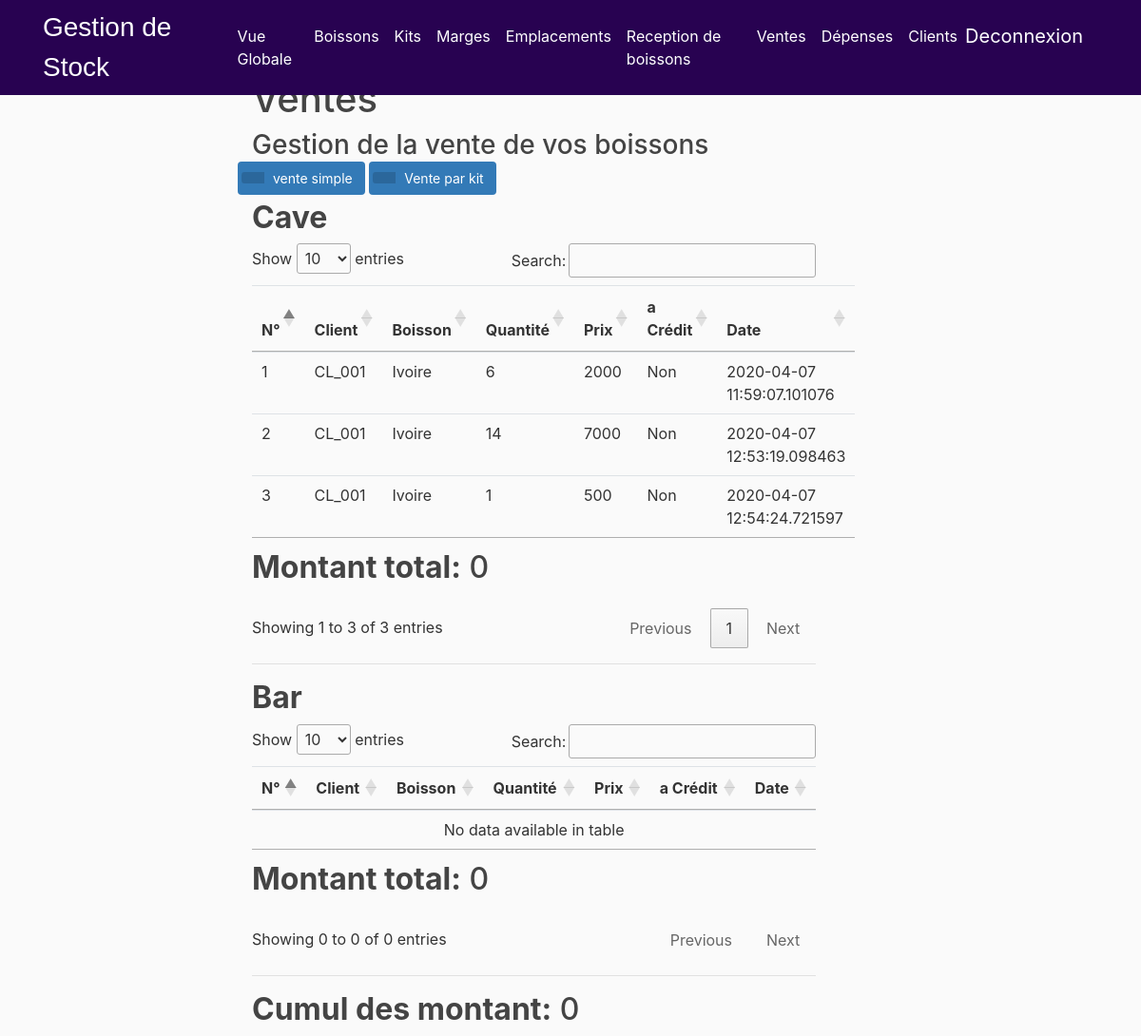
Page /Sell (signed in) on the committed database.
### flaskinventory/models.py (models this page shows, shortened)
class Sell(db.Model):
    db.__tablename__ = 'sell'
    id = db.Column(db.Integer, primary_key=True, nullable=False)
    qty = db.Column(db.Integer, nullable=False)
    price = db.Column(db.Integer, nullable=False)
    person_id = db.Column(db.Integer, db.ForeignKey('person.id'))
    person = relationship('Person', back_populates="sells")
    product_id = db.Column(db.Integer, db.ForeignKey('product.id'))
    product = relationship('Product')
    location_id = db.Column(db.Integer, db.ForeignKey('location.id'))
    location = relationship('Location', back_populates="sells")
    credit = db.Column(db.Boolean, nullable=False)
    date = db.Column(db.DateTime, default=datetime.utcnow)

class Person(db.Model):
    db.__tablename__ = 'person'
    id = db.Column(db.Integer, primary_key=True, nullable=False)
    name = db.Column(db.String(20), nullable=False)
    lastname = db.Column(db.String(20), nullable=True)
    phone = db.Column(db.String, nullable=True)
    code = db.Column(db.String, nullable=False)
    sells = relationship("Sell", back_populates="person")

class Product(db.Model):
    db.__tablename__ = 'product'
    id = db.Column(db.Integer, primary_key=True)
    price = db.Column(db.Integer)
    prod_name = db.Column(db.String(20), unique=True, nullable=False)
    loc_id = db.Column(db.Integer, db.ForeignKey('location.id'))
    location = relationship("Location",back_populates="products")
    margin = db.relationship("Margin", back_populates="product")
    kits = db.relationship("Kit", secondary=products_kits)
    stocks = db.relationship("Stock", back_populates="product")

### flaskinventory/routes.py (the view, shortened to what this page needs)
@app.route("/Sell", methods=['GET', 'POST'])
@login_required
def sell():
    form = sellproduct()
    eform = editsellproduct()
    kitform = sellkit()
    sells = Sell.query.all()
    v_cave = 0
    v_bar = 0
    prod_choices = []
    kits_choices = []
    location_choices = []
    person_choices = Person.query.with_entities(Person.id, Person.name).all()
    products = Product.query.all()
    locations = db.session.query(Location).filter(Location.loc_name != "Principal")
    kits = Kit.query.all()
    for n in products:
        t = (n.id, n.prod_name + " ----->> " + n.location.loc_name + " (" + str(n.price) + " F CFA)")
        prod_choices.append(t)
    for n in locations:
        t = (n.id, n.loc_name)
        location_choices.append(t)
    for n in kits:
        t = (n.id, str(n.qty) + " A " + str(n.price) + " F CFA")
        kits_choices.append(t)
    prod_list_names = []
    kit_list_names = []
    person_list_names = []
    loc_list_names = []
    person_list_names += person_choices
    prod_list_names += prod_choices
    kit_list_names += kits_choices
    loc_list_names += location_choices
    form.product.choices = prod_list_names
    form.location.choices = loc_list_names
    form.person.choices = person_list_names
    kitform.person.choices = person_list_names
    kitform.product.choices = prod_list_names
    kitform.location.choices = loc_list_names
    kitform.kit.choices = kit_list_names
    exists = bool(Sell.query.all())
    if exists == False and request.method == 'GET':
        flash(f'Sell of products  to view', 'info')
    return render_template('sell.html', title='Sells', form=form, sells=sells, eform=eform, kitform=kitform,
                           v_bar=v_bar, v_cave=v_cave)

### flaskinventory/forms.py
class sellproduct(FlaskForm):
    product = SelectField(
        'Nom du produit')
    person = SelectField(
        'Nom du client')
    location = SelectField(
        'Emplacement')
    prodqty = IntegerField('Quantité', validators=[DataRequired()])
    credit = BooleanField('à Crèdit')
    sellsubmit = SubmitField('Sauvegarder Vente')

class editsellproduct(FlaskForm):
    product = SelectField(
        'Product Name')
    person = SelectField(
        'Person Name')
    prodqty = IntegerField('Quantity', validators=[DataRequired()])
    credit = BooleanField('Credit')
    sellsubmit = SubmitField('Save')

### flaskinventory/routes.py (called while the page is built)
@login_manager.user_loader
def user_loader(user_id):
    return User.query.get(user_id)

### flaskinventory/templates/sell.html (shortened to what this page needs)
{% extends "overview.html" %}
{% block content %}
  <div class="container">
<h1>Ventes</h1>
   <h3 style="display: inline-block;margin:0;"> Gestion de la vente de vos boissons</h3>
<div class="row">
  <button type="button" class="btn btn-add" data-toggle="modal" data-target="#exampleModal">
      <span class="btn-icon-add"></span>vente simple</button><p>&nbsp;</p>
    <button type="button" class="btn btn-add" data-toggle="modal" data-target="#exampleModalkit">
   <span class="btn-icon-add"></span>Vente par kit</button><p>&nbsp;</p>
</div>
<h2><b>Cave</b></h2>
<table class="table table-hover" id="example">
 <caption><h2><b>Montant total:</b> {{ v_cave }}</h2></caption>
<thead>
 <tr>
   <th>N°</th>
   <th>Client</th>
   <th>Boisson</th>
   <th>Quantité </th>
   <th>Prix</th>
   <th>a Crédit</th>
   <th>Date</th>
 </tr>
</thead>
<tbody>
{%for d in sells%}
    {% if d.location.loc_name=="Cave" %}
 <tr>
   <td>{{d.id}}</td>
   <td>{{d.person.name}}</td>
   <td>{{d.product.prod_name}}</td>
   <td>{{d.qty}}</td>
   <td>{{(d.price)}}</td>
   <td>
       {%- if d.credit -%}
           Oui
           {% else %}
           Non
       {% endif %}
   </td>
 <td>{{d.date}}</td>
 </tr>
    {% endif %}
 {% endfor %}
</tbody>
</table>
  <hr>
  <h2><b>Bar</b></h2>
<table class="table table-hover" id="example">
<caption><h2><b>Montant total:</b> {{ v_bar }}</h2></caption>
<thead>
 <tr>
   <th>N°</th>
   <th>Client</th>
   <th>Boisson</th>
   <th>Quantité </th>
   <th>Prix</th>
   <th>a Crédit</th>
   <th>Date</th>
 </tr>
</thead>
<tbody>
</tbody>
</table>
<hr>
  <h2><b>Cumul des montant:</b> {{ v_cave+v_bar }}</h2>
</div>
{% endblock content %}

### flaskinventory/templates/overview.html (shortened to what this page needs)
<!DOCTYPE html>
<html>
  <head>
    <link rel="stylesheet" href="https://maxcdn.bootstrapcdn.com/bootstrap/4.0.0/css/bootstrap.min.css">
    <link rel="stylesheet" type="text/css" href="{{ url_for('static', filename='main.css') }}">
    <link href="//netdna.bootstrapcdn.com/bootstrap/3.0.0/css/bootstrap-glyphicons.css" rel="stylesheet">
<link href="https://cdn.datatables.net/1.10.16/css/jquery.dataTables.min.css" rel="stylesheet">
  </head>
  <body>
    <header class="site-header">
      <nav class="navbar navbar-expand-md navbar-dark bg-steel fixed-top">
        <div class="container">
          <a class="Main" href="/Overview">Gestion de Stock</a>
          <div class="collapse navbar-collapse" id="navbarToggle">
            <div class="navbar-nav">
                {% if current_user.is_authenticated %}
                    <a class="nav-item nav-link" href="/">Vue Globale</a>
              <a class="nav-item nav-link" href="/Product">Boissons</a>
              <a class="nav-item nav-link" href="/Kit">Kits</a>
              <a class="nav-item nav-link" href="/Margin">Marges</a>
              <a class="nav-item nav-link" href="/Location">Emplacements</a>
              <a class="nav-item nav-link" href="/Reception">Reception de boissons</a>
              <a class="nav-item nav-link" href="/Sell">Ventes</a>
                    <a class="nav-item nav-link" href="/Buy">Dépenses</a>
              <a class="nav-item nav-link" href="/Person">Clients</a>
                <a class="navbar-brand" href="{{ url_for('logout') }}">Deconnexion</a>
            {% endif %}
            </div>
          </div>
        </div>
      </nav>
</header>
<main role="main" class="container-content">
      <div class="row">
        <div class="col-md-8">
          {% block content %}{% endblock %}
       </div>
    </div>
</main>
  </body>
</html>

### flaskinventory/static/main.css (style rules this page uses)
body { background: #fafafa; color: #333333; margin-top: 5rem; }
h1, h2, h3, h4, h5, h6 { color: #444444; }
a { color: white; }
.btn-icon-add { position: relative; left: -9px; display: inline-block;padding: 6px 12px; background: rgba(0,0,0,0.15); border-radius: 3px 0 0 3px; color: white; font-size: 14px; }
.btn-add { padding-top: 0; padding-bottom: 0; background-color:#337ab7; color: white; font-size: 14px; float: right; }
.btn { margin-bottom:5px;font-size: 14px; }
.container-content { margin-top: 60px; margin-left: 250px; }
.Main { color: white; font-family: sans-serif; font-size: 28px; }
.bg-steel { background-color: #280251; }
.site-header .navbar-nav .nav-link { color:white ; }
html { visibility: visible; opacity: 1; }

### flaskinventory/templates/overview.html (style rules this page uses)
html { visibility: hidden;opacity:0; }

### rows in the picture
Sell: id "1", person.name "CL_001", product.prod_name "Ivoire", qty "6", price "2000", credit "Non", date "2020-04-07 11:59:07.101076"
Sell: id "2", person.name "CL_001", product.prod_name "Ivoire", qty "14", price "7000", credit "Non", date "2020-04-07 12:53:19.098463"
Sell: id "3", person.name "CL_001", product.prod_name "Ivoire", qty "1", price "500", credit "Non", date "2020-04-07 12:54:24.721597"

### other values in the picture
{{ v_cave }} "0"
{{ v_bar }} "0"
{{ v_cave+v_bar }} "0"
